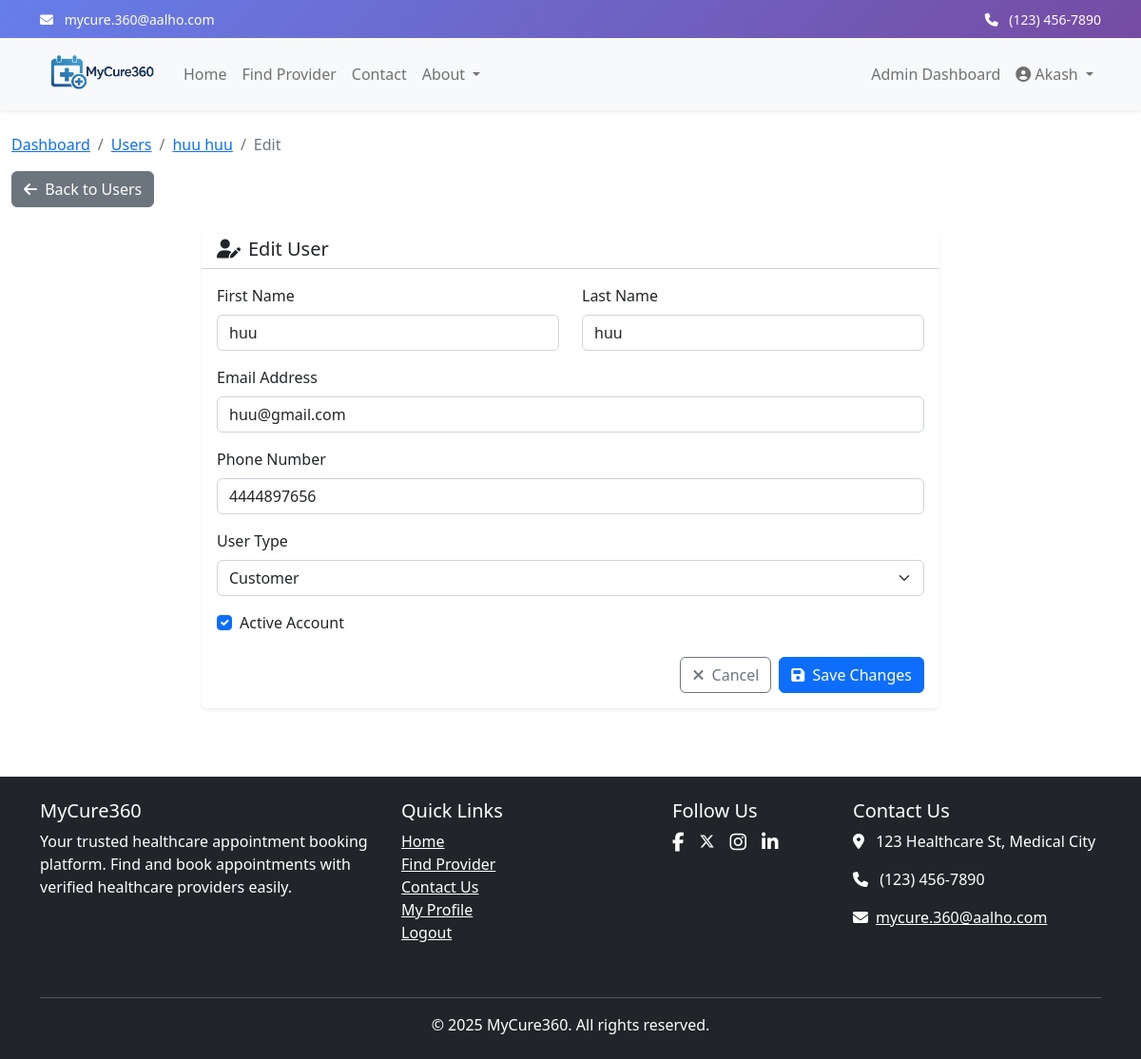
The page /adminpanel/user/12/edit/ (signed in) on the database its author committed.
### accounts/models.py (models this page shows, shortened)
class User(AbstractUser):
    USER_TYPE_CHOICES = (
        ('CUSTOMER', 'Customer'),
        ('AUTHORITY', 'Authority'),
        ('ADMIN', 'Admin'),
    )
    GENDER_CHOICES = (
        ('M', 'Male'),
        ('F', 'Female'),
        ('O', 'Other'),
        ('P', 'Prefer not to say'),
    )
    username = None
    email = models.EmailField(_('email address'), unique=True)
    phone_number = models.CharField(max_length=15, blank=True, null=True)
    user_type = models.CharField(max_length=10, choices=USER_TYPE_CHOICES, default='CUSTOMER')
    address = models.TextField(blank=True, null=True)
    date_of_birth = models.DateField(blank=True, null=True)
    gender = models.CharField(max_length=1, choices=GENDER_CHOICES, blank=True, null=True)
    age = models.PositiveIntegerField(blank=True, null=True)
    profile_picture = models.ImageField(upload_to='profile_pics/', blank=True, null=True)
    USERNAME_FIELD = 'email'
    REQUIRED_FIELDS = []
    objects = CustomUserManager()
    class Meta:
        db_table = 'users'
        verbose_name = 'User'
        verbose_name_plural = 'Users'

### adminpanel/views.py (the view)
# urls.py: path('user/<int:user_id>/edit/', views.edit_user_view, name='edit_user'),
@login_required
@user_passes_test(is_admin)
def edit_user_view(request, user_id):
    user = get_object_or_404(User, id=user_id)
    if user.user_type == 'ADMIN' and user != request.user:
        messages.error(request, "You cannot edit other admin users.")
        return redirect('user_detail', user_id=user.id)
    if request.method == 'POST':
        form = UserForm(request.POST, instance=user)
        if form.is_valid():
            if user.user_type == 'ADMIN' and form.cleaned_data['user_type'] != 'ADMIN':
                messages.error(request, "Admin users cannot be changed to other user types.")
                return redirect('edit_user', user_id=user.id)
            form.save()
            messages.success(request, f"User {user.email} has been updated successfully!")
            return redirect('user_detail', user_id=user.id)
    else:
        form = UserForm(instance=user)
    context = {
        'form': form,
        'user_detail': user,
    }
    return render(request, 'adminpanel/edit_user.html', context)

### adminpanel/forms.py
class UserForm(forms.ModelForm):
    first_name = forms.CharField(
        widget=forms.TextInput(attrs={'class': 'form-control'})
    )
    last_name = forms.CharField(
        widget=forms.TextInput(attrs={'class': 'form-control'})
    )
    email = forms.EmailField(
        widget=forms.EmailInput(attrs={'class': 'form-control'})
    )
    phone_number = forms.CharField(
        required=False,
        widget=forms.TextInput(attrs={'class': 'form-control'})
    )
    user_type = forms.ChoiceField(
        choices=User.USER_TYPE_CHOICES,
        widget=forms.Select(attrs={'class': 'form-select'})
    )
    is_active = forms.BooleanField(
        required=False,
        widget=forms.CheckboxInput(attrs={'class': 'form-check-input'})
    )
    def __init__(self, *args, **kwargs):
        super().__init__(*args, **kwargs)
        if self.instance and self.instance.user_type == 'ADMIN':
            self.fields['user_type'].widget.attrs['disabled'] = 'disabled'
            self.fields['user_type'].help_text = "Admin user type cannot be changed"
    class Meta:
        model = User
        fields = ['first_name', 'last_name', 'email', 'phone_number', 'user_type', 'is_active']

### adminpanel/views.py (called while the page is built)
def is_admin(user):
    return user.is_authenticated and user.user_type == 'ADMIN'

### adminpanel/templates/adminpanel/edit_user.html (shortened to what this page needs)
{% extends 'base.html' %}
{% load static %}
{% block content %}
<div class="container-fluid py-4">
    <nav aria-label="breadcrumb">
        <ol class="breadcrumb">
            <li class="breadcrumb-item"><a href="{% url 'admin_dashboard' %}">Dashboard</a></li>
            <li class="breadcrumb-item"><a href="{% url 'manage_users' %}">Users</a></li>
            <li class="breadcrumb-item"><a href="{% url 'user_detail' user_detail.id %}">{{ user_detail.get_full_name }}</a></li>
            <li class="breadcrumb-item active" aria-current="page">Edit</li>
        </ol>
        <div class="d-flex justify-content-between align-items-center mb-4">
            <a href="{% url 'manage_users' %}" class="btn btn-secondary">
                <i class="fas fa-arrow-left me-1"></i> Back to Users
            </a>
        </div>
    </nav>
    <div class="row justify-content-center">
        <div class="col-lg-8">
            <div class="card border-0 shadow-sm">
                <div class="card-header bg-white">
                    <h5 class="mb-0">
                        <i class="fas fa-user-edit me-2"></i>Edit User
                    </h5>
                </div>
                <div class="card-body">
                    <form method="post" action="{% url 'edit_user' user_detail.id %}">
                        <div class="row mb-3">
                            <div class="col-md-6">
                                <label for="{{ form.first_name.id_for_label }}" class="form-label">First Name</label>
                                {{ form.first_name }}
                            </div>
                            <div class="col-md-6">
                                <label for="{{ form.last_name.id_for_label }}" class="form-label">Last Name</label>
                                {{ form.last_name }}
                            </div>
                        </div>
                        <div class="mb-3">
                            <label for="{{ form.email.id_for_label }}" class="form-label">Email Address</label>
                            {{ form.email }}
                        </div>
                        <div class="mb-3">
                            <label for="{{ form.phone_number.id_for_label }}" class="form-label">Phone Number</label>
                            {{ form.phone_number }}
                        </div>
                        <div class="mb-3">
                            <label for="{{ form.user_type.id_for_label }}" class="form-label">User Type</label>
                            {{ form.user_type }}
                        </div>
                        <div class="mb-4">
                            <div class="form-check">
                                {{ form.is_active }}
                                <label class="form-check-label" for="{{ form.is_active.id_for_label }}">
                                    Active Account
                                </label>
                            </div>
                        </div>
                        <div class="d-flex justify-content-end">
                            <a href="{% url 'user_detail' user_detail.id %}" class="btn btn-outline-secondary me-2">
                                <i class="fas fa-times me-1"></i> Cancel
                            </a>
                            <button type="submit" class="btn btn-primary">
                                <i class="fas fa-save me-1"></i> Save Changes
                            </button>
                        </div>
                    </form>
                </div>
            </div>
        </div>
    </div>
</div>
{% endblock %}

### templates/navbar.html (shortened to what this page needs)
<div class="header-gradient text-white py-2">
    <div class="container">
        <div class="row">
            <div class="col-md-6">
                <small>
                    <i class="fas fa-envelope me-2"></i>
                    <a href="mailto:mycure.360@aalho.com" class="text-white text-decoration-none">mycure.360@aalho.com</a>
                </small>
            </div>
            <div class="col-md-6 text-md-end">
                <small>
                    <i class="fas fa-phone me-2"></i>
                    <a href="tel:+1234567890" class="text-white text-decoration-none">(123) 456-7890</a>
                </small>
            </div>
        </div>
    </div>
</div>
<nav class="navbar navbar-expand-lg navbar-light bg-light shadow-sm w-100">
    <div class="container">
        <a class="navbar-brand" href="{% url 'home' %}">
            <img src="/static/images/logo.png" alt="MyCure360 Logo" height="50">
        </a>
        <div class="collapse navbar-collapse" id="navbarNav">
            <ul class="navbar-nav me-auto">
                <li class="nav-item">
                    <a class="nav-link" href="{% url 'home' %}">Home</a>
                </li>
                <li class="nav-item">
                    <a class="nav-link" href="{% url 'search' %}">Find Provider</a>
                </li>
                <li class="nav-item">
                    <a class="nav-link" href="{% url 'contact' %}">Contact</a>
                </li>
                <li class="nav-item dropdown">
                    <a class="nav-link dropdown-toggle" href="#" id="aboutDropdown" role="button" data-bs-toggle="dropdown" aria-expanded="false">
                        About
                    </a>
                </li>
            </ul>
            <ul class="navbar-nav">
                {% if user.is_authenticated %}
                    {% if user.user_type == 'ADMIN' %}
                    <li class="nav-item">
                        <a class="nav-link" href="{% url 'admin_dashboard' %}">Admin Dashboard</a>
                    </li>
                    {% elif user.user_type == 'AUTHORITY' %}
                    <li class="nav-item">
                        <a class="nav-link" href="{% url 'authority_dashboard' %}">Authority Dashboard</a>
                    </li>
                    {% else %}
                    <li class="nav-item">
                        <a class="nav-link" href="{% url 'my_appointments' %}">My Appointments</a>
                    </li>
                    {% endif %}
                    <li class="nav-item dropdown">
                        <a class="nav-link dropdown-toggle" href="#" id="navbarDropdown" role="button" data-bs-toggle="dropdown" aria-expanded="false">
                            <i class="fas fa-user-circle"></i> {{ user.first_name }}
                        </a>
                    </li>
                {% endif %}
            </ul>
        </div>
    </div>
</nav>

### templates/base.html (style rules this page uses)
body { overflow-x: hidden; }
.navbar, footer { width: 100%; }
.header-gradient { background: linear-gradient(135deg, #667eea 0%, #764ba2 100%); }

### rows shown on the page
User: first_name "Akash"
User: get_full_name "huu huu", first_name "huu", last_name "huu", email "huu@gmail.com", phone_number "4444897656", user_type "Customer", is_active "☑"
